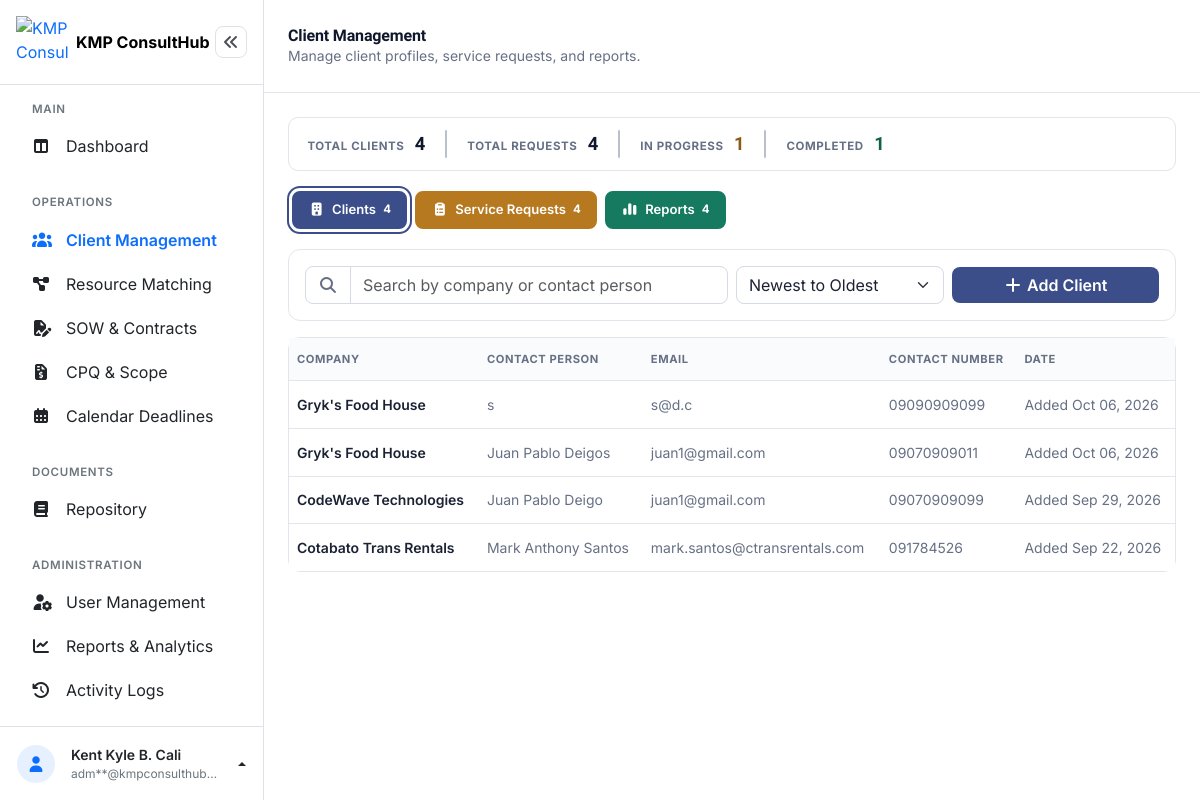
/admin/client_management.php (signed in), run on the app's committed database.
### tables this page shows
CREATE TABLE `clients` (
  `client_id` int(10) UNSIGNED NOT NULL,
  `company_name` varchar(150) NOT NULL,
  `contact_person` varchar(150) NOT NULL,
  `email` varchar(150) NOT NULL,
  `contact_number` varchar(20) NOT NULL,
  `address` varchar(255) NOT NULL,
  `industry` varchar(100) DEFAULT NULL,
  `created_at` timestamp NOT NULL DEFAULT current_timestamp(),
  `updated_at` timestamp NOT NULL DEFAULT current_timestamp() ON UPDATE current_timestamp()
);

### admin/client_management.php (the view, shortened to what this page needs)
<?php
$pdo = getConnection();
$activeTab    = $_GET['tab'] ?? 'clients';
$sortOrder    = $_GET['sort'] ?? 'newest';
$sortSql      = $sortOrder === 'oldest' ? 'ASC' : 'DESC';
$searchTerm   = trim($_GET['search'] ?? '');
$perPage      = 25;
$page         = max(1, (int)($_GET['page'] ?? 1));
$offset       = ($page - 1) * $perPage;
$totalClientsAll  = (int) $pdo->query('SELECT COUNT(*) FROM clients')->fetchColumn();
$totalRequestsAll = (int) $pdo->query('SELECT COUNT(*) FROM service_requests')->fetchColumn();
if ($activeTab === 'clients') {
    $clientQuery = 'SELECT * FROM clients WHERE 1=1';
    $clientParams = [];
    $clientQuery .= " ORDER BY created_at $sortSql LIMIT $perPage OFFSET $offset";
    $stmt = $pdo->prepare($clientQuery);
    $stmt->execute($clientParams);
    $clients = $stmt->fetchAll();
} else {
    $clients = $pdo->query('SELECT * FROM clients ORDER BY company_name ASC')->fetchAll();
}
$inProgressRequests = (int) $pdo->query("SELECT COUNT(*) FROM service_requests WHERE status = 'In Progress'")->fetchColumn();
$completedRequests  = (int) $pdo->query("SELECT COUNT(*) FROM service_requests WHERE status = 'Completed'")->fetchColumn();
function clientActivityLabel(array $client): string
{
    $createdAt = $client['created_at'] ?? null;
    $updatedAt = $client['updated_at'] ?? null;
    return 'Added ' . date('M d, Y', strtotime($createdAt));
}
?>
<!DOCTYPE html>
<html lang="en">
<head>
<link rel="stylesheet" href="../assets/vendor/bootstrap-5.3.8/css/bootstrap.min.css">
<link rel="stylesheet" href="../assets/vendor/fontawesome-free-7.3.1/css/all.min.css">
<link rel="stylesheet" href="../assets/css/dashboard.css">
</head>
<body>
<div class="dashboard-layout d-flex">
<?php require __DIR__ . '/../includes/admin/sidebar.php'; ?>
  <div class="dashboard-main flex-grow-1" style="min-width:0;">
    <header class="dashboard-topbar bg-white d-flex align-items-center justify-content-between px-3 px-md-4">
      <div class="d-flex align-items-center gap-3">
        <div>
          <h1 class="dashboard-title h6 h5-md fw-bold mb-0">Client Management</h1>
          <p class="dashboard-subtitle small mb-0 d-none d-sm-block">Manage client profiles, service requests, and reports.</p>
        </div>
      </div>
    </header>
    <main class="dashboard-content p-3 p-md-4">
      <section class="summary-bar mb-3">
        <div class="summary-item">
          <span class="summary-label">Total Clients</span>
          <span class="summary-value"><?= (int) $totalClientsAll ?></span>
        </div>
        <div class="summary-divider"></div>
        <div class="summary-item">
          <span class="summary-label">Total Requests</span>
          <span class="summary-value"><?= (int) $totalRequestsAll ?></span>
        </div>
        <div class="summary-divider"></div>
        <div class="summary-item">
          <span class="summary-label">In Progress</span>
          <span class="summary-value" style="color:var(--warn-text);"><?= (int) $inProgressRequests ?></span>
        </div>
        <div class="summary-divider"></div>
        <div class="summary-item">
          <span class="summary-label">Completed</span>
          <span class="summary-value summary-money"><?= (int) $completedRequests ?></span>
        </div>
      </section>
      <nav class="client-management-tabs mb-3" aria-label="Client management sections">
        <a href="?tab=clients" class="tab-clients <?= $activeTab === 'clients' ? 'active' : '' ?>" <?= $activeTab === 'clients' ? 'aria-current="page"' : '' ?>>
          <i class="fa-solid fa-building"></i>
          Clients
          <span class="tab-count"><?= (int) $totalClientsAll ?></span>
        </a>
        <a href="?tab=requests" class="tab-requests <?= $activeTab === 'requests' ? 'active' : '' ?>" <?= $activeTab === 'requests' ? 'aria-current="page"' : '' ?>>
          <i class="fa-solid fa-clipboard-list"></i>
          Service Requests
          <span class="tab-count"><?= (int) $totalRequestsAll ?></span>
        </a>
        <a href="?tab=reports" class="tab-reports <?= $activeTab === 'reports' ? 'active' : '' ?>" <?= $activeTab === 'reports' ? 'aria-current="page"' : '' ?>>
          <i class="fa-solid fa-chart-simple"></i>
          Reports
          <span class="tab-count"><?= (int) $totalClientsAll ?></span>
        </a>
      </nav>
      <?php if ($activeTab === 'clients'): ?>
        <section class="card mb-3">
          <div class="card-body p-2 p-md-3">
            <form class="row g-2 align-items-center" method="GET">
              <div class="col-12 col-md-6">
                <div class="input-group">
                  <span class="input-group-text bg-white"><i class="fa-solid fa-magnifying-glass" style="color:var(--ink-soft);"></i></span>
                  <input type="text" name="search" class="form-control" placeholder="Search by company or contact person" value="<?= htmlspecialchars($searchTerm) ?>">
                </div>
              </div>
              <div class="col-6 col-md-3">
                <select name="sort" class="form-select" onchange="this.form.submit()">
                  <option value="newest" <?= $sortOrder === 'newest' ? 'selected' : '' ?>>Newest to Oldest</option>
                </select>
              </div>
              <div class="col-6 col-md-3 text-md-end">
                <button type="button" class="btn btn-brand w-100" data-bs-toggle="modal" data-bs-target="#addClientModal">
                  <i class="fa-solid fa-plus"></i> Add Client
                </button>
              </div>
            </form>
          </div>
        </section>
        <section class="card">
          <div class="table-responsive">
            <table class="table align-middle mb-0">
              <thead>
                <tr>
                  <th scope="col">Company</th>
                  <th scope="col" class="d-none d-md-table-cell">Contact Person</th>
                  <th scope="col" class="d-none d-lg-table-cell">Email</th>
                  <th scope="col" class="d-none d-lg-table-cell">Contact Number</th>
                  <th scope="col" class="d-none d-md-table-cell">Date</th>
                </tr>
              </thead>
              <tbody>
                <?php if (empty($clients)): ?>
                  <tr>
                    <td colspan="5" class="text-center py-5" style="color:var(--ink-soft);">
                      <i class="fa-regular fa-folder-open fs-3 d-block mb-2"></i>
                      No clients found.
                    </td>
                  </tr>
                <?php else: ?>
                  <?php foreach ($clients as $client): ?>
                    <tr class="client-management-row"
                      data-bs-toggle="modal" data-bs-target="#viewClientModal"
                      data-id="<?= $client['client_id'] ?>"
                      data-company="<?= htmlspecialchars($client['company_name']) ?>"
                      data-contact="<?= htmlspecialchars($client['contact_person']) ?>"
                      data-email="<?= htmlspecialchars($client['email']) ?>"
                      data-number="<?= htmlspecialchars($client['contact_number']) ?>"
                      data-address="<?= htmlspecialchars($client['address']) ?>"
                      data-industry="<?= htmlspecialchars($client['industry'] ?? '') ?>">
                      <td>
                        <div class="fw-semibold small"><?= htmlspecialchars($client['company_name']) ?></div>
                      </td>
                      <td class="small d-none d-md-table-cell" style="color:var(--ink-soft);"><?= htmlspecialchars($client['contact_person']) ?></td>
                      <td class="small d-none d-lg-table-cell" style="color:var(--ink-soft);"><?= htmlspecialchars($client['email']) ?></td>
                      <td class="small d-none d-lg-table-cell" style="color:var(--ink-soft);"><?= htmlspecialchars($client['contact_number']) ?></td>
                      <td class="small d-none d-md-table-cell" style="color:var(--ink-soft);"><?= clientActivityLabel($client) ?></td>
                    </tr>
                  <?php endforeach; ?>
                <?php endif; ?>
              </tbody>
            </table>
          </div>
        </section>
      <?php endif; ?>
    </main>
  </div>
</div>
</body>
</html>

### assets/css/dashboard.css (style rules this page uses)
.dashboard-topbar { height: 74px; }
@media (min-width: 992px) { .dashboard-topbar { height: 93px; } }

### admin/client_management.php (style rules this page uses)
:root { --navy: #1E293B; --navy-deep: #0F172A; --navy-soft: #EEF1F6; --indigo: #3B4E8A; --indigo-soft: #E9ECF6; --indigo-text: #2E3E70; --slate: #475569; --slate-soft: #64748B; --success: #157A5F; --success-soft: #E3F3EC; --success-text: #0F5F49; --success-border: #BFE3D3; --warn: #B7791F; --warn-soft: #FBF0DD; --warn-text: #8A5A15; --warn-border: #EFD8A8; --danger: #B4432F; --danger-soft: #FAECE8; --danger-text: #93382A; --danger-border: #EDC7BC; --ink: #1A2233; --ink-soft: #667085; --line: #E2E5EB; --canvas: #FFFFFF; --card: #FFFFFF; --row-hover: #F5F7FC; }
body { background-color: var(--canvas); color: var(--ink); font-family: 'Inter', -apple-system, BlinkMacSystemFont, sans-serif; -webkit-font-smoothing: antialiased; }
.dashboard-layout, .dashboard-main, .dashboard-content { background-color: var(--canvas) !important; }
.dashboard-title, h1, h2, h3 { font-family: 'Lexend', 'Inter', sans-serif; }
.dashboard-title { color: var(--navy-deep); letter-spacing: -0.01em; }
.dashboard-subtitle { color: var(--ink-soft) !important; }
.dashboard-topbar { border-bottom: 1px solid var(--line) !important; background-color: #fff; }
.card { border-radius: 12px; border: 1px solid var(--line) !important; box-shadow: none !important; }
.form-control, .form-select { border-color: #D5DAE3; border-radius: 8px; color: var(--ink); }
.input-group-text { border-color: #D5DAE3; border-radius: 8px 0 0 8px; }
.input-group .form-control { border-radius: 0 8px 8px 0; }
.btn-brand { background-color: var(--indigo); color: #fff; border: none; border-radius: 8px; font-weight: 600; }
.summary-bar { display: flex; align-items: center; gap: 1.25rem; background-color: #fff; border: 1px solid var(--line); border-radius: 10px; padding: .75rem 1.15rem; }
.summary-item { display: flex; align-items: baseline; gap: .65rem; min-width: 0; }
.summary-label { font-size: .72rem; font-weight: 700; letter-spacing: .05em; text-transform: uppercase; color: var(--ink-soft); white-space: nowrap; }
.summary-value { font-family: 'Lexend', 'Inter', sans-serif; font-size: 1.15rem; font-weight: 700; color: var(--navy-deep); word-break: break-word; }
.summary-money { color: var(--success-text); }
.summary-divider { width: 2px; align-self: stretch; min-height: 28px; background-color: #B8C0CE; border-radius: 1px; flex-shrink: 0; }
.client-management-tabs { display: flex; gap: .5rem; flex-wrap: wrap; padding: 4px; }
.client-management-tabs a { --tab-color: #3B4E8A; display: inline-flex; align-items: center; gap: .45rem; padding: .45rem .9rem; border-radius: 8px; border: 2px solid var(--tab-color); background-color: var(--tab-color); color: #FFFFFF !important; font-size: .82rem; font-weight: 600; text-decoration: none; }
.client-management-tabs a.tab-clients { --tab-color: #3B4E8A; }
.client-management-tabs a.tab-requests { --tab-color: #B7791F; }
.client-management-tabs a.tab-reports { --tab-color: #157A5F; }
.client-management-tabs a.active { box-shadow: 0 0 0 3px #fff, 0 0 0 5px var(--tab-color); }
.client-management-tabs .tab-count { font-size: .72rem; font-weight: 700; color: #FFFFFF; opacity: 1; }
.table thead th { border-bottom: 1px solid var(--line) !important; color: var(--ink-soft); font-weight: 700; font-size: .7rem; letter-spacing: .05em; text-transform: uppercase; background-color: #FAFBFD !important; padding-top: .8rem; padding-bottom: .8rem; }
.table td { border-bottom: 1px solid var(--line); color: var(--ink); vertical-align: middle; padding-top: .8rem; padding-bottom: .8rem; }
.table tbody tr:last-child td { border-bottom: none; }
.client-management-row { cursor: pointer; }

### data on the page
clients: company_name "Gryk's Food House", contact_person "s", email "s@d.c", contact_number "09090909099", created_at "Added Oct 06, 2026"
clients: company_name "Gryk's Food House", contact_person "Juan Pablo Deigos", email "juan1@gmail.com", contact_number "09070909011", created_at "Added Oct 06, 2026"
clients: company_name "CodeWave Technologies", contact_person "Juan Pablo Deigo", email "juan1@gmail.com", contact_number "09070909099", created_at "Added Sep 29, 2026"
clients: company_name "Cotabato Trans Rentals", contact_person "Mark Anthony Santos", email "mark.santos@ctransrentals.com", contact_number "091784526", created_at "Added Sep 22, 2026"

### other printed values
$adminFullname "Kent Kyle B. Cali"
maskEmail($adminEmail) "adm**@kmpconsulthub…"
$totalClientsAll "4"
$totalRequestsAll "4"
$inProgressRequests "1"
$completedRequests "1"
